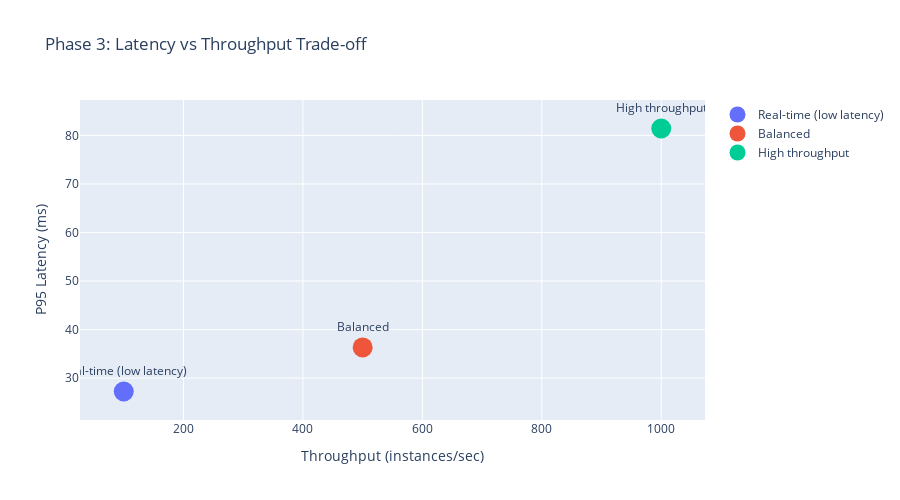

The cell this chart's notebook holds for it:
### Code cell
# Visualize Phase 3 comparison
fig = go.Figure()

for idx, config in enumerate(OPTIMIZATION_CONFIGS):
    row = phase3_df.iloc[idx]
    throughput = config['batch'] * config['rps']
    
    fig.add_trace(go.Scatter(
        x=[throughput],
        y=[row['p95_latency_ms']],
        mode='markers+text',
        name=row['config_name'],
        marker=dict(size=20),
        text=[row['config_name']],
        textposition='top center'
    ))

fig.update_layout(
    title='Phase 3: Latency vs Throughput Trade-off',
    xaxis_title='Throughput (instances/sec)',
    yaxis_title='P95 Latency (ms)',
    height=500,
    showlegend=True
)
fig.show()

print("\n💡 Use this chart to select configuration based on your requirements:")
print("   - Lower-left quadrant: Best latency, lower throughput")
print("   - Upper-right quadrant: Higher throughput, higher latency")

### Figure 1 — Plotly figure (JSON) as saved in the notebook; plotly's stock layout.template omitted (floating-point values rounded to 4 significant figures)
{"data": [{"marker": {"size": 20}, "mode": "markers+text", "name": "Real-time (low latency)", "text": ["Real-time (low latency)"], "textposition": "top center", "type": "scatter", "x": [100], "y": [27.25]}, {"marker": {"size": 20}, "mode": "markers+text", "name": "Balanced", "text": ["Balanced"], "textposition": "top center", "type": "scatter", "x": [500], "y": [36.33]}, {"marker": {"size": 20}, "mode": "markers+text", "name": "High throughput", "text": ["High throughput"], "textposition": "top center", "type": "scatter", "x": [1000], "y": [81.42]}], "layout": {"height": 500, "showlegend": true, "title": {"text": "Phase 3: Latency vs Throughput Trade-off"}, "xaxis": {"title": {"text": "Throughput (instances/sec)"}}, "yaxis": {"title": {"text": "P95 Latency (ms)"}}}}
